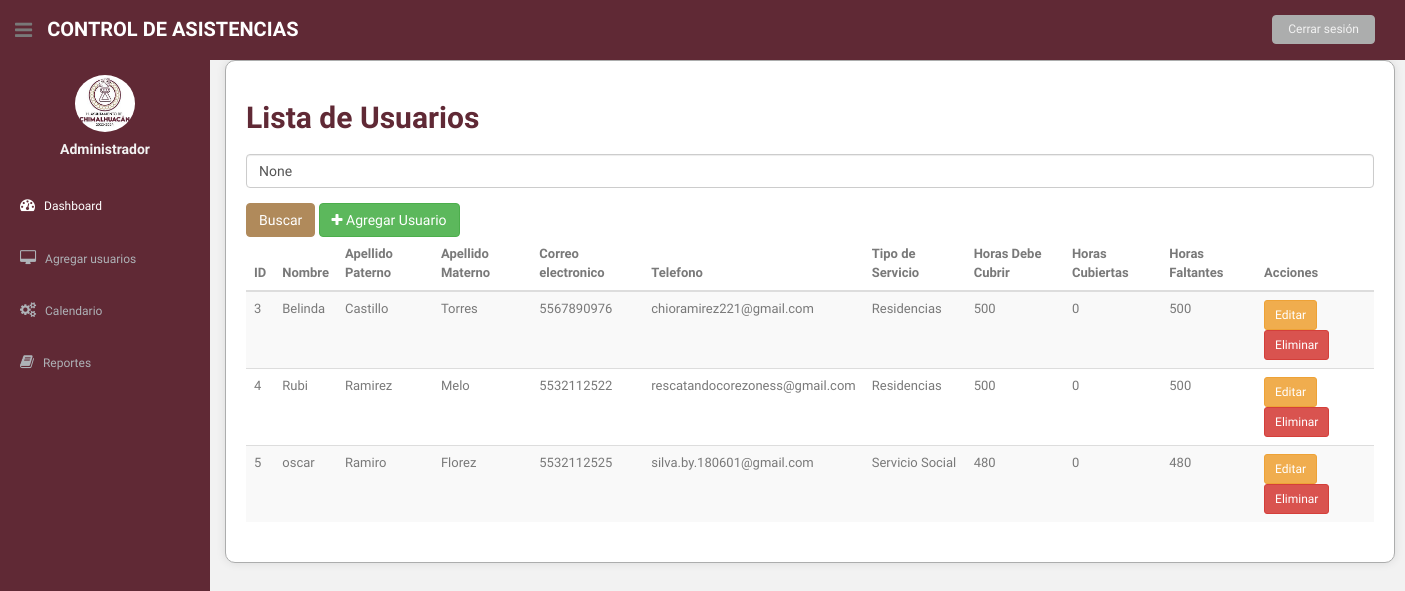
Page /lista_usuarios/ (signed in) on the earlier database version.
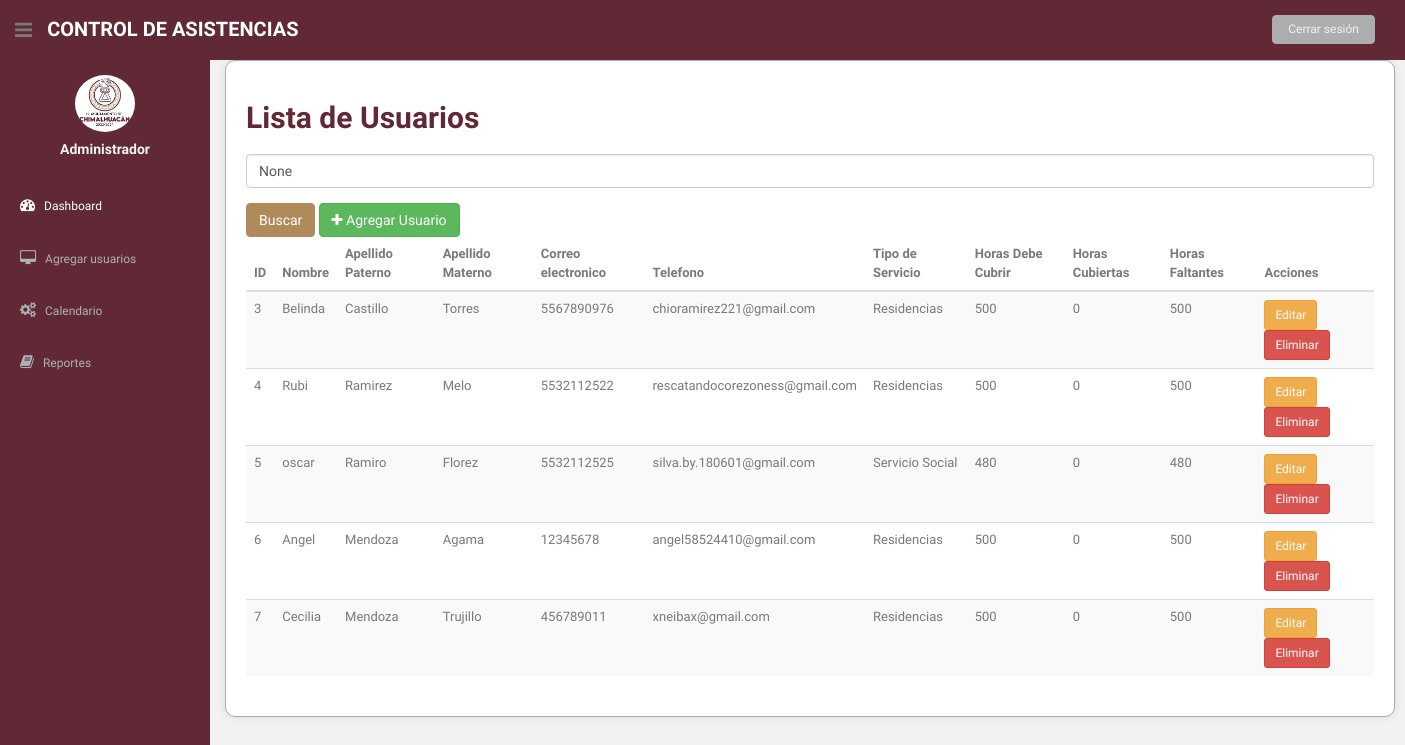
Same page on the later database version.
### asistencia/models.py (models this page shows, shortened)
class Usuario(models.Model):
    nombre = models.CharField(max_length=100)
    apellido_paterno = models.CharField(max_length=100)
    apellido_materno = models.CharField(max_length=100)
    telefono = models.CharField(max_length=20)
    correo_electronico = models.EmailField(max_length=255)
    user = models.OneToOneField(User, on_delete=models.CASCADE, null=True, blank=True)
    OPCIONES_SERVICIO = [
        ('SS', 'Servicio Social'),
        ('R', 'Residencias'),
    ]
    tipo_servicio = models.CharField(max_length=2, choices=OPCIONES_SERVICIO)
    horas_realizadas = models.IntegerField(default=0)  # Se actualizará según las horas realizadas
    horas_requeridas = models.IntegerField()  # Horas requeridas para el servicio

### asistencia/views.py (the view)
# urls.py: path('lista_usuarios/', views.lista_usuarios, name='lista_usuarios'),
@login_required
def lista_usuarios(request):
    usuarios = Usuario.objects.all()
    query = request.GET.get('q')
    if query:
        usuarios = usuarios.filter(nombre__icontains=query)
    for usuario in usuarios:
        try:
            horas_realizadas = 0
            asistencias = Asistencia.objects.filter(usuario=usuario, fecha_salida__isnull=False)
            for asistencia in asistencias:
                if asistencia.fecha_salida and asistencia.fecha_entrada:
                    delta = asistencia.fecha_salida - asistencia.fecha_entrada
                    horas_realizadas += delta.total_seconds() / 3600
            usuario.horas_realizadas = horas_realizadas
            usuario.horas_faltantes = usuario.horas_requeridas - horas_realizadas
        except Exception as e:
            print(f"Error al calcular horas para {usuario}: {e}")
            usuario.horas_realizadas = 0
            usuario.horas_faltantes = usuario.horas_requeridas
    return render(request, 'lista_usuarios.html', {'usuarios': usuarios, 'query': query})

### asistencia/templates/lista_usuarios.html (shortened to what this page needs)
{% load static %}
<!DOCTYPE html>
<html lang="en">
<head>
  <link href="{% static 'css/bootstrap.css' %}" rel="stylesheet">
  <link href="{% static 'font-awesome/css/font-awesome.css' %}" rel="stylesheet" />
  <link rel="stylesheet" type="text/css" href="{% static 'css/zabuto_calendar.css' %}">
  <link rel="stylesheet" type="text/css" href="{% static 'js/gritter/css/jquery.gritter.css' %}" />
  <link rel="stylesheet" type="text/css" href="{% static 'lineicons/style.css' %}">
  <link href="{% static 'css/style.css' %}" rel="stylesheet">
  <link href="{% static 'css/style-responsive.css' %}" rel="stylesheet">
</head>
<body>
  <section id="container">
    <header class="header black-bg">
      <div class="sidebar-toggle-box">
        <div class="fa fa-bars tooltips" data-placement="right" data-original-title="Toggle Navigation"></div>
      </div>
      <a href="{% url 'admin_dashboard' %}" class="logo"><b>Control de Asistencias</b></a>
      <div class="top-menu">
        <ul class="nav pull-right top-menu">
          <li><a class="logout" href="{% url 'login' %}">Cerrar sesión</a></li>
        </ul>
      </div>
    </header>
    <aside>
      <div id="sidebar"  class="nav-collapse ">
          <ul class="sidebar-menu" id="nav-accordion">
              <p class="centered"><a href="profile.html"><img src="{% static '/img/LOGO.jpg' %}" class="img-circle" width="60"></a></p>
              <h5 class="centered">Administrador</h5>
              <li class="mt">
                  <a class="active" href="index.html">
                      <i class="fa fa-dashboard"></i>
                      <span>Dashboard</span>
                  </a>
              </li>
              <li class="sub-menu">
                  <a href="javascript:;" >
                      <i class="fa fa-desktop"></i>
                      <span>Agregar usuarios</span>
                  </a>
              </li>
              <li class="sub-menu">
                  <a href="javascript:;" >
                      <i class="fa fa-cogs"></i>
                      <span>Calendario</span>
                  </a>
              </li>
              <li class="sub-menu">
                  <a href="javascript:;" >
                      <i class="fa fa-book"></i>
                      <span>Reportes</span>
                  </a>
              </li>
          </ul>
      </div>
  </aside>
    <section id="main-content">
      <section class="wrapper">
        <div class="container">
          <h2>Lista de Usuarios</h2>
          <form method="get" action="{% url 'lista_usuarios' %}">
            <div class="form-group">
              <input type="text" name="q" class="form-control" placeholder="Buscar por nombre" value="{{ query }}">
            </div>
            <button type="submit" class="btn btn-primary">Buscar</button>
            <a href="{% url 'agregar_usuario' %}" class="btn btn-success"><i class="fa fa-plus"></i> Agregar Usuario</a>
          </form>
          <div class="table-responsive">
            <table class="table table-striped">
              <thead>
                <tr>
                  <th>ID</th>
                  <th>Nombre</th>
                  <th>Apellido Paterno</th>
                  <th>Apellido Materno</th>
                  <th>Correo electronico</th>
                  <th>Telefono</th>
                  <th>Tipo de Servicio</th>
                  <th>Horas Debe Cubrir</th>
                  <th>Horas Cubiertas</th>
                  <th>Horas Faltantes</th>
                  <th>Acciones</th>
                </tr>
              </thead>
              <tbody>
                {% for usuario in usuarios %}
                <tr>
                  <td>{{ usuario.id }}</td>
                  <td>{{ usuario.nombre }}</td>
                  <td>{{ usuario.apellido_paterno }}</td>
                  <td>{{ usuario.apellido_materno }}</td>
                  <td>{{ usuario.telefono }}</td>
                  <td>{{ usuario.correo_electronico }}</td>
                  <td>{{ usuario.get_tipo_servicio_display }}</td>
                  <td>{{ usuario.horas_requeridas }}</td>
                  <td>{{ usuario.horas_realizadas }}</td>
                  <td>{{ usuario.horas_faltantes }}</td>
                  <td>
                    <a href="{% url 'editar_usuario' usuario.pk %}" class="btn btn-warning btn-sm">Editar</a>
                    <a href="{% url 'eliminar_usuario' usuario.pk %}" class="btn btn-danger btn-sm">Eliminar</a>
                  </td>
                </tr>
                {% endfor %}
              </tbody>
            </table>
          </div>
        </div>
      </section>
    </section>
  </section>
</body>
</html>

### asistencia/static/css/style.css (style rules this page uses)
body { color: #797979; background: #f2f2f2; font-family: 'Ruda', sans-serif; padding: 0px !important; margin: 0px !important; font-size:13px; }
ul li { list-style: none; }
a, a:hover, a:focus { text-decoration: none; outline: none; }
#container { width: 100%; height: 100%; }
.centered { text-align: center; }
.mt { margin-top: 25px; }
ul.top-menu > li > .logout { color: #f2f2f2; font-size: 12px; border-radius: 4px; -webkit-border-radius: 4px; border: 1px solid #ACADAD !important; padding: 5px 15px; margin-right: 15px; background: #ACADAD; margin-top: 15px; }
#sidebar { width: 210px; height: 100%; position: fixed; background: #602935; }
#sidebar h5 { color: #f2f2f2; font-weight: 700; }
#sidebar ul li { position: relative; }
ul.sidebar-menu , ul.sidebar-menu li ul.sub { margin: -2px 0 0; padding: 0; }
ul.sidebar-menu { margin-top: 75px; }
ul.sidebar-menu li { margin-bottom: 5px; margin-left:10px; margin-right:10px; }
ul.sidebar-menu li.sub-menu { line-height: 15px; }
ul.sidebar-menu li a span { display: inline-block; }
ul.sidebar-menu li a { color: #aeb2b7; text-decoration: none; display: block; padding: 15px 0 15px 10px; font-size: 12px; outline: none; -webkit-transition: all 0.3s ease; -moz-transition: all 0.3s ease; -o-transition: all 0.3s ease; -ms-transition: all 0.3s ease; transition: all 0.3s ease; }
ul.sidebar-menu li a.active, ul.sidebar-menu li a:hover, ul.sidebar-menu li a:focus { background: #602935; color: #fff; display: block; -webkit-transition: all 0.3s ease; -moz-transition: all 0.3s ease; -o-transition: all 0.3s ease; -ms-transition: all 0.3s ease; transition: all 0.3s ease; }
ul.sidebar-menu li a i { font-size: 15px; padding-right: 6px; }
ul.sidebar-menu li a.active i { color: #fff; }
#main-content { margin-left: 210px; }
.header, .footer { min-height: 60px; padding: 0 15px; }
.header { position: fixed; left: 0; right: 0; z-index: 1002; }
.black-bg { background: #602935; border-bottom: 1px solid #602935; }
.wrapper { display: inline-block; margin-top: 60px; padding-left: 15px; padding-right: 15px; padding-bottom: 15px; padding-top: 0px; width: 100%; }
a.logo { font-size: 20px; color: #ffffff; float: left; margin-top: 15px; text-transform: uppercase; }
a.logo b { font-weight: 900; }
#top_menu .nav > li, ul.top-menu > li { float: left; }
ul.top-menu > li > a { color: #666666; font-size: 16px; border-radius: 4px; -webkit-border-radius: 4px; border:1px solid #666666 !important; padding: 2px 6px; margin-right: 15px; }
.sidebar-toggle-box { float: left; padding-right: 15px; margin-top: 20px; }
.sidebar-toggle-box .fa-bars { cursor: pointer; display: inline-block; font-size: 20px; }

### asistencia/templates/lista_usuarios.html (style rules this page uses)
.container { background-color: #ffffff; border: 1px solid #ACADAD; padding: 20px; border-radius: 10px; box-shadow: 0px 0px 10px rgba(0, 0, 0, 0.1); }
.container h2 { color: #602935; font-weight: bold; }
.container form { margin-top: 20px; }
.container .btn-primary { background-color: #B08A5B; border-color: #B08A5B; }

Differences in the rows shown:
added Usuario: id "6", nombre "Angel", apellido_paterno "Mendoza", apellido_materno "Agama", telefono "12345678", correo_electronico "angel58524410@gmail.com", tipo_servicio "Residencias", horas_requeridas "500", horas_realizadas "0", horas_faltantes "500"
added Usuario: id "7", nombre "Cecilia", apellido_paterno "Mendoza", apellido_materno "Trujillo", telefono "456789011", correo_electronico "xneibax@gmail.com", tipo_servicio "Residencias", horas_requeridas "500", horas_realizadas "0", horas_faltantes "500"
